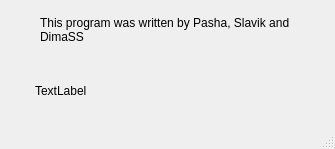
<?xml version="1.0" encoding="UTF-8"?>
<ui version="4.0">
 <class>AboutWindow</class>
 <widget class="QMainWindow" name="AboutWindow">
  <property name="geometry">
   <rect>
    <x>0</x>
    <y>0</y>
    <width>335</width>
    <height>149</height>
   </rect>
  </property>
  <property name="windowTitle">
   <string>MainWindow</string>
  </property>
  <widget class="QWidget" name="centralwidget">
   <widget class="QLabel" name="label">
    <property name="geometry">
     <rect>
      <x>40</x>
      <y>0</y>
      <width>271</width>
      <height>61</height>
     </rect>
    </property>
    <property name="text">
     <string>This program was written by Pasha, Slavik and DimaSS       </string>
    </property>
    <property name="textFormat">
     <enum>Qt::RichText</enum>
    </property>
    <property name="wordWrap">
     <bool>true</bool>
    </property>
   </widget>
   <widget class="QLabel" name="label_2">
    <property name="geometry">
     <rect>
      <x>35</x>
      <y>80</y>
      <width>261</width>
      <height>21</height>
     </rect>
    </property>
    <property name="text">
     <string>TextLabel</string>
    </property>
   </widget>
  </widget>
  <widget class="QMenuBar" name="menubar">
   <property name="geometry">
    <rect>
     <x>0</x>
     <y>0</y>
     <width>335</width>
     <height>26</height>
    </rect>
   </property>
  </widget>
  <widget class="QStatusBar" name="statusbar"/>
 </widget>
 <resources/>
 <connections/>
</ui>
